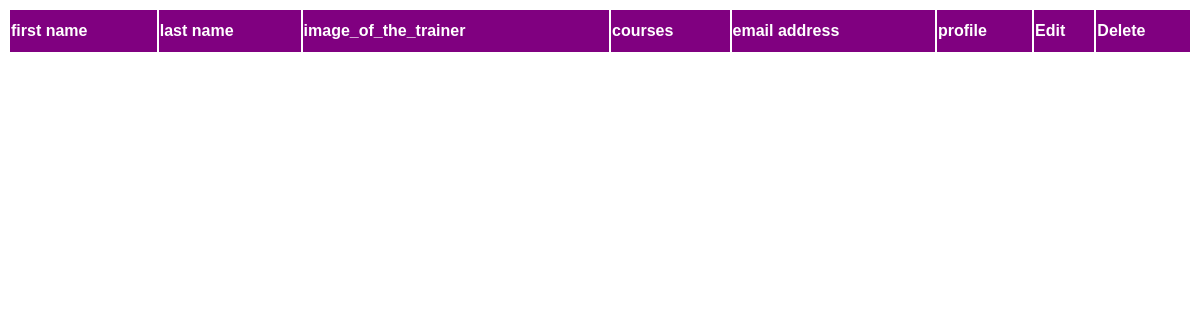
/trainer/register_list/, run on an earlier commit of the app's database.
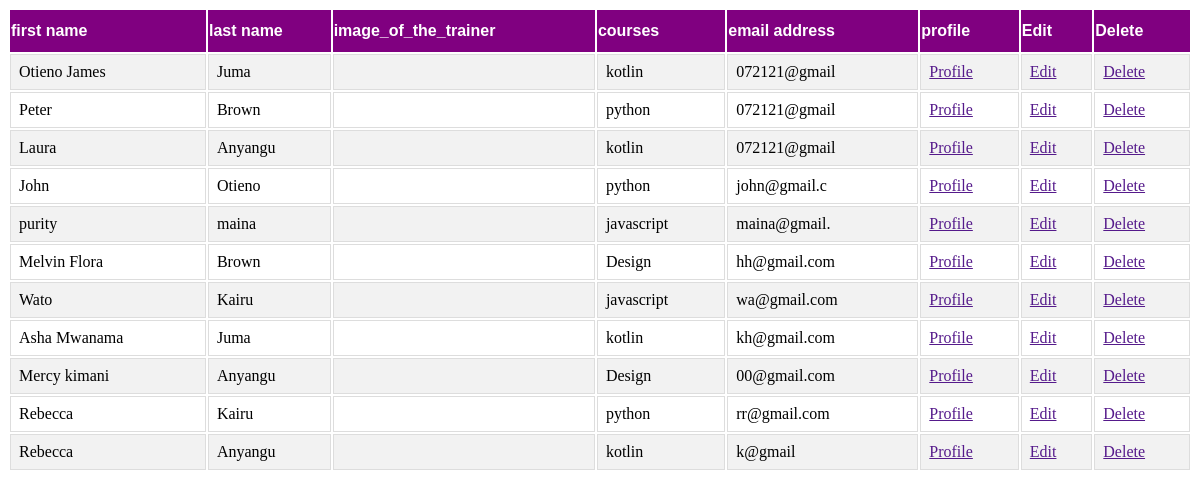
And on a later commit of the database.
### trainer/models.py (models this page shows)
class Trainer(models.Model):
    first_name=models.CharField(max_length=12)
    last_name=models.CharField(max_length=20)
    gender_choice=((u'F',u'female'),(u'm',u'male'),(u'o','other'))
    gender=models.CharField(max_length=12,choices=gender_choice)
    company_name=models.CharField(max_length=12)
    course_name=models.CharField(max_length=15)
    email=models.CharField(max_length=12)
    resume=models.FileField()
    city=models.CharField(max_length=10)
    image_of_the_trainer=models.ImageField(upload_to="images/")
    joining_date=models.DateField(max_length=8)
    salary=models.BigIntegerField()

### trainer/views.py (the view)
# urls.py: path("register_list/",trainer_list,name="trainer_list"),
def trainer_list(request):
    trainers=Trainer.objects.all()
    return render(request, "trainer_list.html",{"trainers":trainers})

### trainer/templates/trainer_list.html (shortened to what this page needs)
<!DOCTYPE html>
<html lang="en">
<head>
</head>
<body>
    <table class="table">
        <tr>
            <th>first name</th>
            <th>last name</th>
            <th>image_of_the_trainer</th>
            <th>courses</th>
            <th>email address</th>
            <th>profile</th>
            <th>Edit</th>
            <th>Delete</th>
        </tr>
        {% for trainer in trainers %}
        <tr>
        <td>{{ trainer.first_name }}</td>
        <td>{{ trainer.last_name }}</td>
         <td>{{ image_of_the_trainer}}</td>
        <td>{{ trainer.course_name }}</td>
        <td>{{ trainer.email }}</td>
        <td> <a href="">Profile</a></td>
        <td> <a href="">Edit</a></td>
        <td> <a href="">Delete</a></td>
    </tr>
    {% endfor %}
    </table>
</body>
</html>

### trainer/templates/trainer_list.html (style rules this page uses)
.table { width: 100%; }
.table td, #table th { border: 1px solid #ddd; padding: 8px; }
.table tr:nth-child(even) { background-color: #F2F2F2; }
.table th { padding-top: 12px; padding-bottom: 12px; text-align: left; background-color: purple; color: white; font-family:sans-serif; }

What changed in the data, as far as the page shows it:
added Trainer: first_name "Otieno James", last_name "Juma", course_name "kotlin", email "072121@gmail"
added Trainer: first_name "Peter", last_name "Brown", course_name "python", email "072121@gmail"
added Trainer: first_name "Laura", last_name "Anyangu", course_name "kotlin", email "072121@gmail"
added Trainer: first_name "John", last_name "Otieno", course_name "python", email "john@gmail.c"
added Trainer: first_name "purity", last_name "maina", course_name "javascript", email "maina@gmail."
added Trainer: first_name "Melvin Flora", last_name "Brown", course_name "Design", email "hh@gmail.com"
added Trainer: first_name "Wato", last_name "Kairu", course_name "javascript", email "wa@gmail.com"
added Trainer: first_name "Asha Mwanama", last_name "Juma", course_name "kotlin", email "kh@gmail.com"
added Trainer: first_name "Mercy kimani", last_name "Anyangu", course_name "Design", email "00@gmail.com"
added Trainer: first_name "Rebecca", last_name "Kairu", course_name "python", email "rr@gmail.com"
added Trainer: first_name "Rebecca", last_name "Anyangu", course_name "kotlin", email "k@gmail"
